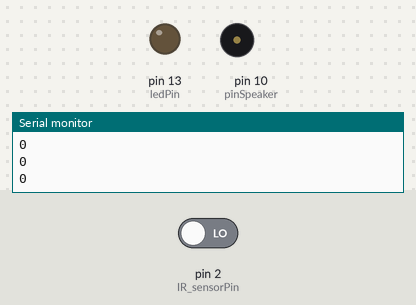
The sketch below on a simulated Arduino Uno, built with avr-gcc and run on an emulated ATmega328P. On the bench: output pins drawn as LEDs (lit = HIGH), buzzer (waves = sounding), the last lines printed to the serial monitor. Inputs (shaded band) come from the test bench; at power-on: pin 2 (IR_sensorPin) LOW. Pins used as bus, display or sensor lines are not drawn.

Above: at 3.2 s.
3.3 s: pin 2 (IR_sensorPin) driven HIGH
At 3.69 s:
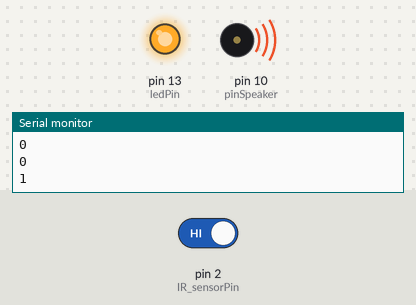
Timing chart, 0 to 12.3 s (numbered marks = the images above; inputs shaded):
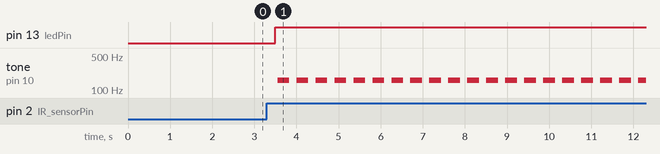

Measured:
- after the input at 3.3 s, pin 13 (ledPin): LOW → HIGH after 0.20 s; tone on pin 10 (pinSpeaker): alternates 160 Hz for 0.28 s and silent for 0.17 s, starting after 0.25 s

The sketch:

EfectiveCode_arduino_mega.ino
```cpp
#include <SoftwareSerial.h>

#define IR_sensorPin 2

int IR_sensor_Value;
int ledPin = 13;
int pinSpeaker = 10;
int pirState = LOW;
int val = 0;

void setup() {
  pinMode(ledPin, OUTPUT);
  pinMode(IR_sensorPin, INPUT);
  pinMode(pinSpeaker, OUTPUT);
  Serial.begin(9600);
  delay(2000);
}

void loop() {
  IR_sensor_Value = digitalRead(IR_sensorPin);
  bool motionDetected = (IR_sensor_Value == HIGH);

  Serial.println(motionDetected);

  if (motionDetected) {
    digitalWrite(ledPin, HIGH);
    playTone(300, 160);
    delay(150);

    if (pirState == LOW) {
      pirState = HIGH;
    }
  } else {
    digitalWrite(ledPin, LOW);
    playTone(0, 0);
    delay(300);

    if (pirState == HIGH) {
      pirState = LOW;
    }
  }
}

void playTone(long duration, int freq) {
  duration *= 1000;
  int period = 1000000 / freq;  // Simplified calculation
  long elapsed_time = 0;

  while (elapsed_time < duration) {
    digitalWrite(pinSpeaker, HIGH);
    delayMicroseconds(period / 2);
    digitalWrite(pinSpeaker, LOW);
    delayMicroseconds(period / 2);
    elapsed_time += period;
  }
}
```
